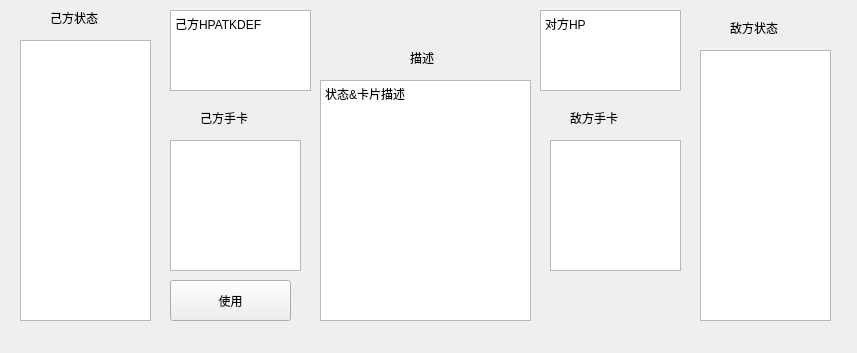
<?xml version="1.0" encoding="UTF-8"?>
<ui version="4.0">
 <class>Form</class>
 <widget class="QWidget" name="Form">
  <property name="geometry">
   <rect>
    <x>0</x>
    <y>0</y>
    <width>857</width>
    <height>353</height>
   </rect>
  </property>
  <property name="windowTitle">
   <string>Form</string>
  </property>
  <widget class="QListWidget" name="self_status_list">
   <property name="geometry">
    <rect>
     <x>20</x>
     <y>40</y>
     <width>131</width>
     <height>281</height>
    </rect>
   </property>
  </widget>
  <widget class="QListWidget" name="enemy_status_list">
   <property name="geometry">
    <rect>
     <x>700</x>
     <y>50</y>
     <width>131</width>
     <height>271</height>
    </rect>
   </property>
  </widget>
  <widget class="QListWidget" name="self_hands">
   <property name="geometry">
    <rect>
     <x>170</x>
     <y>140</y>
     <width>131</width>
     <height>131</height>
    </rect>
   </property>
  </widget>
  <widget class="QListWidget" name="enemy_hands">
   <property name="geometry">
    <rect>
     <x>550</x>
     <y>140</y>
     <width>131</width>
     <height>131</height>
    </rect>
   </property>
  </widget>
  <widget class="QTextBrowser" name="textBrowser">
   <property name="geometry">
    <rect>
     <x>320</x>
     <y>80</y>
     <width>211</width>
     <height>241</height>
    </rect>
   </property>
   <property name="html">
    <string>&lt;!DOCTYPE HTML PUBLIC &quot;-//W3C//DTD HTML 4.0//EN&quot; &quot;http://www.w3.org/TR/REC-html40/strict.dtd&quot;&gt;
&lt;html&gt;&lt;head&gt;&lt;meta name=&quot;qrichtext&quot; content=&quot;1&quot; /&gt;&lt;style type=&quot;text/css&quot;&gt;
p, li { white-space: pre-wrap; }
&lt;/style&gt;&lt;/head&gt;&lt;body style=&quot; font-family:'SimSun'; font-size:9pt; font-weight:400; font-style:normal;&quot;&gt;
&lt;p style=&quot; margin-top:0px; margin-bottom:0px; margin-left:0px; margin-right:0px; -qt-block-indent:0; text-indent:0px;&quot;&gt;状态&amp;amp;卡片描述&lt;/p&gt;
&lt;p style=&quot;-qt-paragraph-type:empty; margin-top:0px; margin-bottom:0px; margin-left:0px; margin-right:0px; -qt-block-indent:0; text-indent:0px;&quot;&gt;&lt;br /&gt;&lt;/p&gt;&lt;/body&gt;&lt;/html&gt;</string>
   </property>
  </widget>
  <widget class="QPushButton" name="pushButton">
   <property name="geometry">
    <rect>
     <x>170</x>
     <y>280</y>
     <width>121</width>
     <height>41</height>
    </rect>
   </property>
   <property name="text">
    <string>使用</string>
   </property>
  </widget>
  <widget class="QLabel" name="label">
   <property name="geometry">
    <rect>
     <x>50</x>
     <y>10</y>
     <width>72</width>
     <height>15</height>
    </rect>
   </property>
   <property name="text">
    <string>己方状态</string>
   </property>
  </widget>
  <widget class="QLabel" name="label_2">
   <property name="geometry">
    <rect>
     <x>730</x>
     <y>20</y>
     <width>72</width>
     <height>15</height>
    </rect>
   </property>
   <property name="text">
    <string>敌方状态</string>
   </property>
  </widget>
  <widget class="QLabel" name="label_3">
   <property name="geometry">
    <rect>
     <x>200</x>
     <y>110</y>
     <width>72</width>
     <height>15</height>
    </rect>
   </property>
   <property name="text">
    <string>己方手卡</string>
   </property>
  </widget>
  <widget class="QLabel" name="label_4">
   <property name="geometry">
    <rect>
     <x>570</x>
     <y>110</y>
     <width>72</width>
     <height>15</height>
    </rect>
   </property>
   <property name="text">
    <string>敌方手卡</string>
   </property>
  </widget>
  <widget class="QLabel" name="label_5">
   <property name="geometry">
    <rect>
     <x>410</x>
     <y>50</y>
     <width>72</width>
     <height>15</height>
    </rect>
   </property>
   <property name="text">
    <string>描述</string>
   </property>
  </widget>
  <widget class="QTextBrowser" name="textBrowser_2">
   <property name="geometry">
    <rect>
     <x>170</x>
     <y>10</y>
     <width>141</width>
     <height>81</height>
    </rect>
   </property>
   <property name="html">
    <string>&lt;!DOCTYPE HTML PUBLIC &quot;-//W3C//DTD HTML 4.0//EN&quot; &quot;http://www.w3.org/TR/REC-html40/strict.dtd&quot;&gt;
&lt;html&gt;&lt;head&gt;&lt;meta name=&quot;qrichtext&quot; content=&quot;1&quot; /&gt;&lt;style type=&quot;text/css&quot;&gt;
p, li { white-space: pre-wrap; }
&lt;/style&gt;&lt;/head&gt;&lt;body style=&quot; font-family:'SimSun'; font-size:9pt; font-weight:400; font-style:normal;&quot;&gt;
&lt;p style=&quot; margin-top:0px; margin-bottom:0px; margin-left:0px; margin-right:0px; -qt-block-indent:0; text-indent:0px;&quot;&gt;己方HPATKDEF&lt;/p&gt;&lt;/body&gt;&lt;/html&gt;</string>
   </property>
  </widget>
  <widget class="QTextBrowser" name="textBrowser_3">
   <property name="geometry">
    <rect>
     <x>540</x>
     <y>10</y>
     <width>141</width>
     <height>81</height>
    </rect>
   </property>
   <property name="html">
    <string>&lt;!DOCTYPE HTML PUBLIC &quot;-//W3C//DTD HTML 4.0//EN&quot; &quot;http://www.w3.org/TR/REC-html40/strict.dtd&quot;&gt;
&lt;html&gt;&lt;head&gt;&lt;meta name=&quot;qrichtext&quot; content=&quot;1&quot; /&gt;&lt;style type=&quot;text/css&quot;&gt;
p, li { white-space: pre-wrap; }
&lt;/style&gt;&lt;/head&gt;&lt;body style=&quot; font-family:'SimSun'; font-size:9pt; font-weight:400; font-style:normal;&quot;&gt;
&lt;p style=&quot; margin-top:0px; margin-bottom:0px; margin-left:0px; margin-right:0px; -qt-block-indent:0; text-indent:0px;&quot;&gt;对方HP&lt;/p&gt;&lt;/body&gt;&lt;/html&gt;</string>
   </property>
  </widget>
 </widget>
 <resources/>
 <connections/>
</ui>
